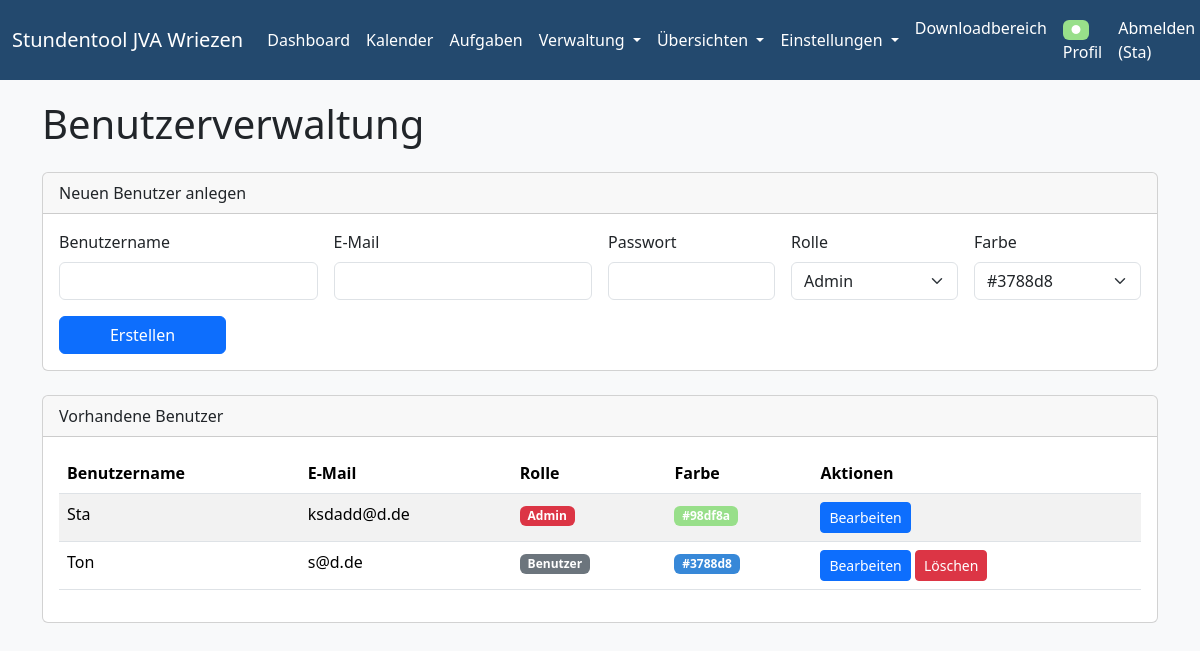
The page /benutzer (signed in) on the database as committed earlier.
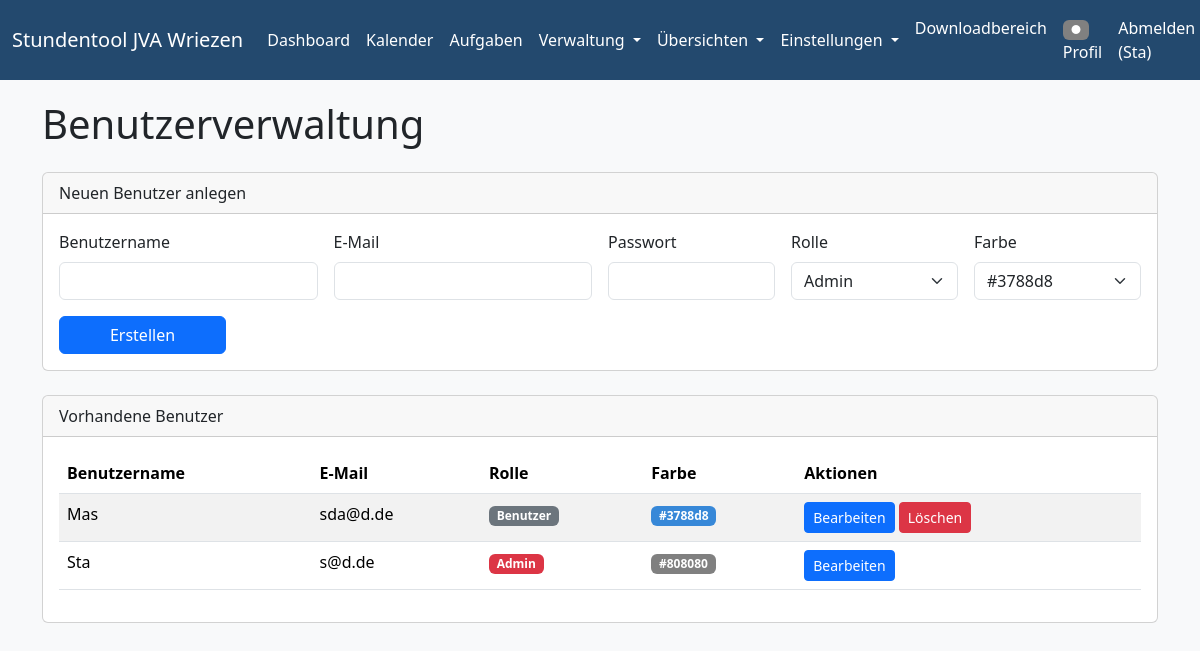
The same page on the database as committed later.
### models.py (models this page shows, shortened)
class User(db.Model, UserMixin):
    id = db.Column(db.Integer, primary_key=True)
    username = db.Column(db.String(20), unique=True, nullable=False) # Used for login
    email = db.Column(db.String(120), unique=True, nullable=False) # Keep email for contact/recovery
    password = db.Column(db.String(60), nullable=False)
    role = db.Column(db.String(20), default='Benutzer', nullable=False) # New role column
    farbe = db.Column(db.String(7), default='#808080') # Hex color

### app.py (the view)
@app.route('/benutzer')
@login_required
@role_required([ROLE_ADMIN])
def benutzer_verwalten():
    users = User.query.order_by(User.username).all()
    roles = [ROLE_ADMIN, ROLE_PLANER, ROLE_BENUTZER]
    user_farben = [
        "#3788d8", "#1f77b4", "#2ca02c", "#d62728", "#9467bd", "#8c564b", "#e377c2",
        "#7f7f7f", "#bcbd22", "#17becf", "#6c757d", "#ff7f0e", "#ffbb78", "#98df8a"
    ]
    return render_template('benutzer_verwalten.html', title='Benutzerverwaltung', users=users, roles=roles, user_farben=user_farben)

### app.py (called while the page is built)
def role_required(allowed_roles):
    def decorator(f):
        @wraps(f)
        def decorated_function(*args, **kwargs):
            if not current_user.is_authenticated:
                return login_manager.unauthorized() # Redirect to login page
            if current_user.role not in allowed_roles:
                flash('Sie haben keine Berechtigung, auf diese Seite zuzugreifen.', 'danger')
                abort(403) # Forbidden
            return f(*args, **kwargs)
        return decorated_function
    return decorator

@login_manager.user_loader
def load_user(user_id):
    return User.query.get(int(user_id))

### templates/benutzer_verwalten.html (shortened to what this page needs)
{% extends "base.html" %}
{% block content %}
<div class="d-flex justify-content-between align-items-center mb-3">
    <h1>{{ title }}</h1>
</div>
<div class="card mb-4">
    <div class="card-header">
        Neuen Benutzer anlegen
    </div>
    <div class="card-body">
        <form method="POST" action="{{ url_for('benutzer_save') }}" class="row g-3 align-items-end">
            <div class="col-md-3">
                <label for="username" class="form-label">Benutzername</label>
                <input type="text" class="form-control" id="username" name="username" required>
            </div>
            <div class="col-md-3">
                <label for="email" class="form-label">E-Mail</label>
                <input type="email" class="form-control" id="email" name="email" required>
            </div>
            <div class="col-md-2">
                <label for="password" class="form-label">Passwort</label>
                <input type="password" class="form-control" id="password" name="password" required>
            </div>
            <div class="col-md-2">
                <label for="role" class="form-label">Rolle</label>
                <select class="form-select" id="role" name="role">
                    {% for role in roles %}
                    <option value="{{ role }}">{{ role }}</option>
                    {% endfor %}
                </select>
            </div>
            <div class="col-md-2">
                <label for="farbe" class="form-label">Farbe</label>
                <select class="form-select" id="farbe" name="farbe">
                    {% for f in user_farben %}
                    <option value="{{ f }}" style="background:{{ f }};color:#fff;">{{ f }}</option>
                    {% endfor %}
                </select>
            </div>
            <div class="col-md-2">
                <button type="submit" class="btn btn-primary w-100">Erstellen</button>
            </div>
        </form>
    </div>
</div>
<div class="card">
    <div class="card-header">
        Vorhandene Benutzer
    </div>
    <div class="card-body">
        <table class="table table-striped table-hover">
            <thead>
                <tr>
                    <th>Benutzername</th>
                    <th>E-Mail</th>
                    <th>Rolle</th>
                    <th>Farbe</th>
                    <th>Aktionen</th>
                </tr>
            </thead>
            <tbody>
                {% for user in users %}
                <tr>
                    <td>{{ user.username }}</td>
                    <td>{{ user.email }}</td>
                    <td>
                        <span class="badge
                            {% if user.role == 'Admin' %}bg-danger
                            {% elif user.role == 'Planer' %}bg-warning text-dark
                            {% else %}bg-secondary
                            {% endif %}">
                            {{ user.role }}
                        </span>
                    </td>
                    <td>
                        <span class="badge" style="background:{{ user.farbe }};color:#fff;">{{ user.farbe }}</span>
                    </td>
                    <td>
                        <button class="btn btn-sm btn-primary edit-user-btn"
                                data-bs-toggle="modal"
                                data-bs-target="#userEditModal"
                                data-user-id="{{ user.id }}"
                                data-username="{{ user.username }}"
                                data-email="{{ user.email }}"
                                data-role="{{ user.role }}"
                                data-farbe="{{ user.farbe }}">
                            Bearbeiten
                        </button>
                        {% if user.id != current_user.id %}
                        <form action="{{ url_for('benutzer_delete', user_id=user.id) }}" method="post" style="display:inline;" onsubmit="return confirm('Sind Sie sicher, dass Sie den Benutzer {{ user.username }} löschen möchten?');">
                            <button type="submit" class="btn btn-sm btn-danger">Löschen</button>
                        </form>
                        {% endif %}
                    </td>
                </tr>
                {% endfor %}
            </tbody>
        </table>
    </div>
</div>
{% endblock %}

### templates/base.html (shortened to what this page needs)
<!DOCTYPE html>
<html lang="de">
<head>
    <link href="https://cdn.jsdelivr.net/npm/bootstrap@5.3.3/dist/css/bootstrap.min.css" rel="stylesheet">
    <link rel="stylesheet" href="https://cdnjs.cloudflare.com/ajax/libs/font-awesome/6.4.0/css/all.min.css">
</head>
<body>
    <nav class="navbar navbar-expand-lg navbar-custom">
        <div class="container-fluid">
            <a class="navbar-brand" href="{{ url_for('stundenplan_anzeigen') }}">Stundentool JVA Wriezen</a>
            <div class="collapse navbar-collapse" id="navbarNav">
                <ul class="navbar-nav me-auto mb-2 mb-lg-0">
                    <li class="nav-item">
                        <a class="nav-link" href="{{ url_for('stundenplan_anzeigen') }}">Dashboard</a>
                    </li>
                    <li class="nav-item">
                        <a class="nav-link" href="{{ url_for('kalender') }}">Kalender</a>
                    </li>
                    {% if current_user.is_authenticated %}
                    <li class="nav-item">
                        <a class="nav-link" href="{{ url_for('kanban_board') }}">Aufgaben</a>
                    </li>
                    {% endif %}
                    {% if current_user.is_authenticated and (current_user.role == 'Admin' or current_user.role == 'Planer') %}
                    <li class="nav-item dropdown">
                        <a class="nav-link dropdown-toggle" href="#" id="navbarDropdownVerwaltung" role="button" data-bs-toggle="dropdown" aria-expanded="false">
                            Verwaltung
                        </a>
                    </li>
                    {% endif %}
                    {% if current_user.is_authenticated and (current_user.role == 'Admin' or current_user.role == 'Planer') %}
                    <li class="nav-item dropdown">
                        <a class="nav-link dropdown-toggle" href="#" id="navbarDropdownUebersichten" role="button" data-bs-toggle="dropdown" aria-expanded="false">
                            Übersichten
                        </a>
                    </li>
                    {% endif %}
                    {% if current_user.is_authenticated and current_user.role == 'Admin' %}
                    <li class="nav-item dropdown">
                        <a class="nav-link dropdown-toggle" href="#" id="navbarDropdownEinstellungen" role="button" data-bs-toggle="dropdown" aria-expanded="false">
                            Einstellungen
                        </a>
                    </li>
                    {% endif %}
                </ul>
                <ul class="navbar-nav ms-auto mb-2 mb-lg-0">
                    {% if current_user.is_authenticated %}
                        <li class="nav-item">
                            <a class="nav-link" href="{{ url_for('downloads') }}">Downloadbereich</a>
                        </li>
                        <li class="nav-item">
                            <a class="nav-link" href="{{ url_for('profil') }}">
                                <span class="badge" style="background:{{ current_user.farbe }};color:#fff;">&#9679;</span>
                                Profil
                            </a>
                        </li>
                        <li class="nav-item">
                            <a class="nav-link" href="{{ url_for('logout') }}">Abmelden ({{ current_user.username }})</a>
                        </li>
                    {% else %}
                        <li class="nav-item"><a class="nav-link" href="{{ url_for('login') }}">Anmelden</a></li>
                    {% endif %}
                </ul>
            </div>
        </div>
    </nav>
    <div class="container">
        {% block content %}{% endblock %}
    </div>
</body>
</html>

### templates/base.html (style rules this page uses)
body { background-color: #f8f9fa; }
.container { margin-top: 20px; }
.navbar-custom { background-color: #23496e !important; }
.navbar-custom .navbar-nav .nav-link, .navbar-custom .navbar-brand, .navbar-custom .navbar-nav .dropdown-toggle { color: #fff !important; transition: color 0.2s, background 0.2s, box-shadow 0.2s; }

Rows that differ between the two databases and show on the page:
changed User "Sta": email "ksdadd@d.de" → "s@d.de"; farbe "#98df8a" → "#808080"
changed User "Benutzer": username "Ton" → "Mas"; email "s@d.de" → "sda@d.de"; moves up the list
